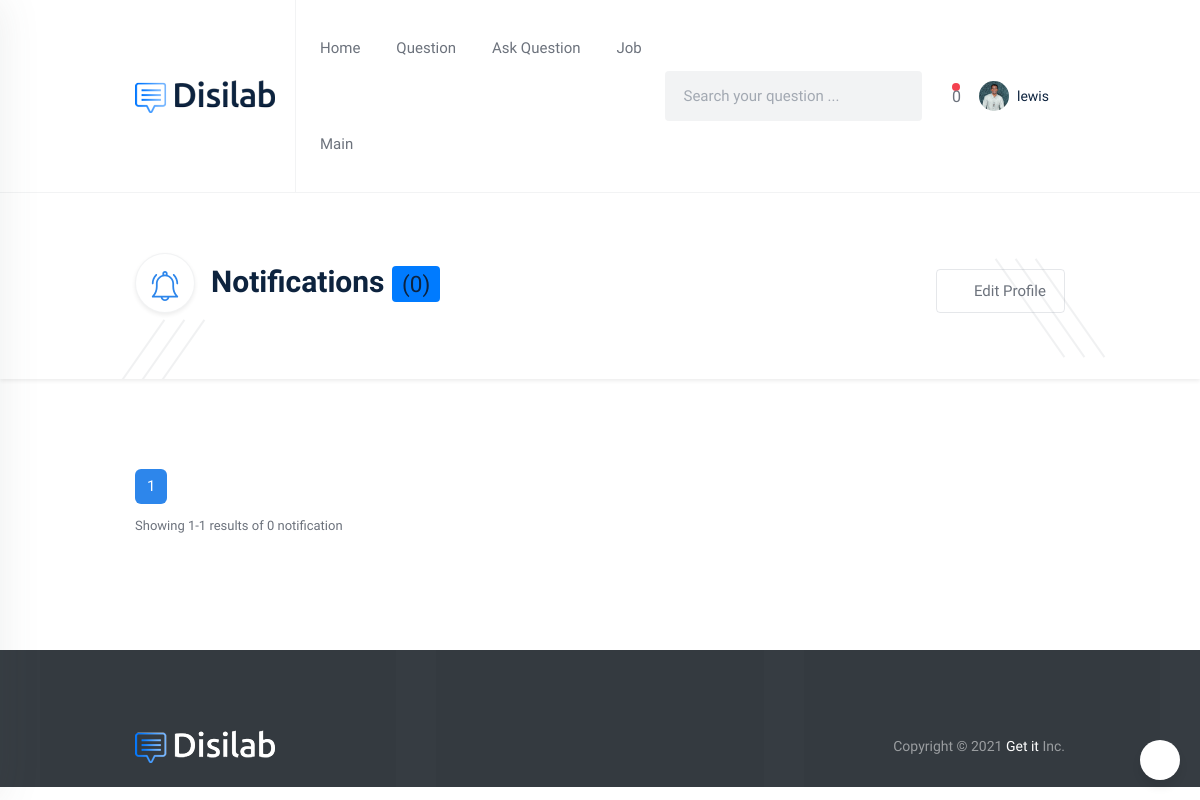
The app's page /notifications/ (signed in), older data.
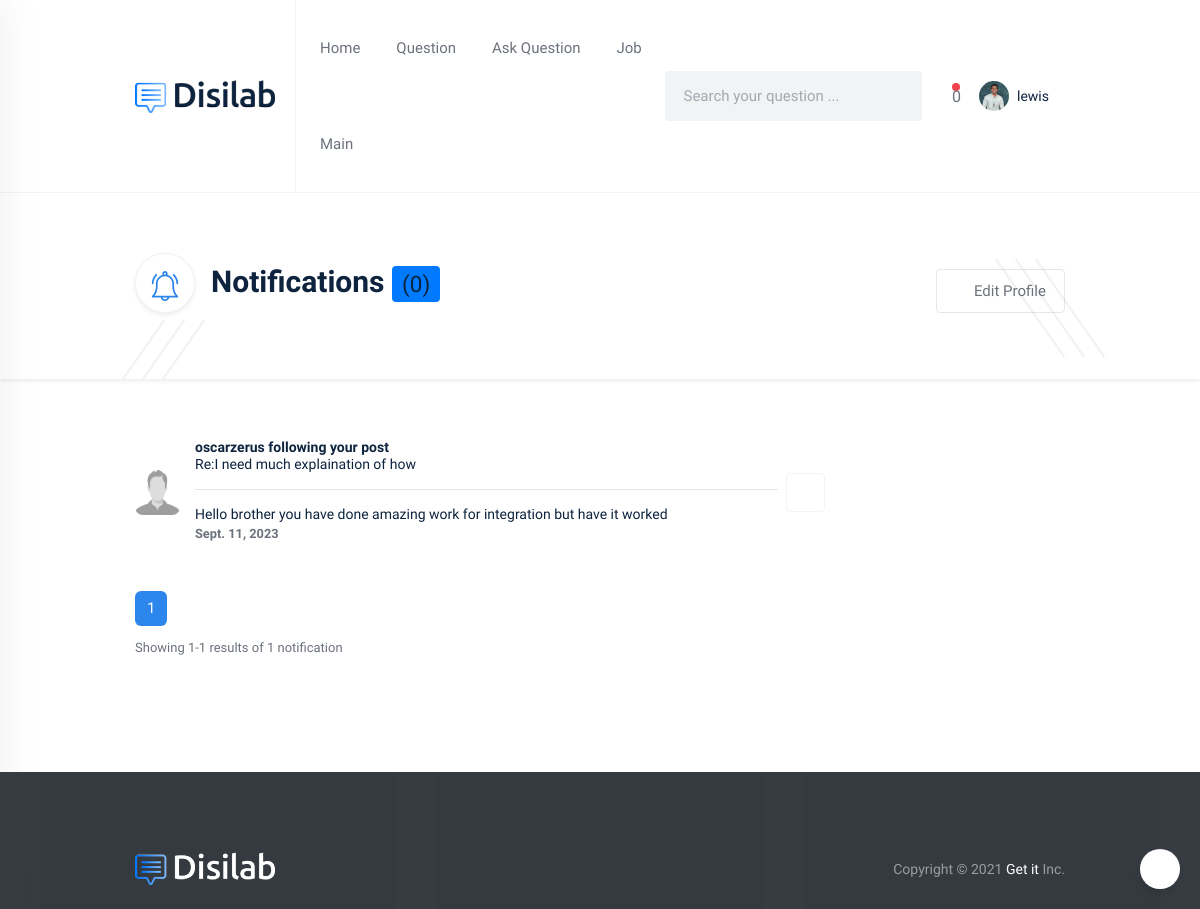
The same page, newer data.
### questions/models.py (models this page shows, shortened)
class ConnectWith(models.Model):
    user = models.ForeignKey(User, on_delete=models.CASCADE)
    name = models.CharField(max_length=250)
    email = models.EmailField(max_length=250)
    subject = models.CharField(max_length=250)
    body = models.TextField()
    readed_notification = models.BooleanField(default=False)
    published_date = models.DateField(auto_now_add=True)

### home_view/views.py (the view)
# urls.py: path('notifications/', views.notifications, name="notifications"),
@login_required(login_url='login')
def notifications(request):
    all_notification = ConnectWith.objects.filter(user=request.user).order_by('-id')
    paginator = Paginator(all_notification, 5)
    page_number = request.GET.get('page')
    try:
        posts = paginator.page(page_number)
    except PageNotAnInteger:
        posts = paginator.page(1)
    except EmptyPage:
        posts = paginator.page(paginator.num_pages)
    context = {
        'all_notification': posts
    }
    return render(request, 'notifications.html', context)

### home_view/templates/notifications.html (shortened to what this page needs)
{% extends 'base_white.html' %}
{% load static %}
{% block content %}
<section class="hero-area bg-white shadow-sm overflow-hidden pt-60px pb-50px">
    <span class="stroke-shape stroke-shape-1"></span>
    <span class="stroke-shape stroke-shape-2"></span>
    <span class="stroke-shape stroke-shape-3"></span>
    <span class="stroke-shape stroke-shape-4"></span>
    <span class="stroke-shape stroke-shape-5"></span>
    <span class="stroke-shape stroke-shape-6"></span>
    <div class="container">
        <div class="row">
            <div class="col-lg-8">
                <div class="hero-content d-flex align-items-center">
                    <div class="icon-element shadow-sm flex-shrink-0 mr-3 border border-gray">
                    </div>
                    <h2 class="section-title fs-30">Notifications  <span class="badge bg-primary totalunread">({{ notification_header_count }})</span></h2>
                </div>
            </div>
            <div class="col-lg-4">
                <div class="hero-btn-box text-right py-3">
                    <a href="{% url 'user_profile' %}" class="btn theme-btn theme-btn-outline theme-btn-outline-gray"><i class="la la-gear mr-1"></i> Edit Profile</a>
                </div>
            </div>
        </div>
    </div>
</section>
<section class="user-details-area pt-60px pb-60px">
    <div class="container">
        <div class="row">
            <div class="col-lg-9">
                <div class="notification-content-wrap notif-list">
                        {% for all_notification in all_notification %}
                            <div class="media media-card media--card shadow-none rounded-0 align-items-center bg-transparent notification-all">
                                <div class="media-img media-img-sm flex-shrink-0">
                                    <img src="{% static 'profile.png' %}" alt="avatar">
                                </div>
                                <div class="media-body p-0 border-left-0">
                                    <h3 class="fs-14 fw-regular"><b>{{ all_notification.name }} following your post</b></h3>
                                    <h5 class="fs-14 fw-regular">Re:{{ all_notification.subject }}</h5>
                                    <hr>
                                    <h6 class="fs-14 fw-regular">{{ all_notification.body }}</h6>
                                    <small class="meta d-block lh-24">
                                        <span><b>{{ all_notification.published_date }}</b></span>
                                    </small>
                                </div>
                                {% if not all_notification.readed_notification %}
                                <button data-index="{{ all_notification.id }}" data-notif="{{ all_notification.id }}" class="btn border border-gray fs-17 ml-2 markreadbtn" type="button" data-toggle="tooltip" data-placement="top" title="Mark as read"><i class="la la-eye"></i></button>
                               {% else %}
                                <button class="btn border border-gray fs-17 ml-2" type="button" data-toggle="tooltip" data-placement="top" title="Already Read"><i class="la la-glasses"></i></button>
                                {% endif %}
                            </div>
                            {% endfor %}
                </div>
                <div class="pager pt-30px mb-50px">
                    <nav aria-label="Page navigation example">
                        <ul class="pagination generic-pagination pr-1">
                                    <li class="page-item active"><a class="page-link" href="#">{{ all_notification.number }}</a></li>
                                </ul>
                    </nav>
                     <p class="fs-13 pt-2">Showing {{all_notification.number}}-{{ all_notification.paginator.num_pages }} results of {{ all_notification.paginator.count }} notification</p>
                </div>
            </div>
        </div>
    </div>
</section>
{% endblock %}

Row changes from the older to the newer data that the page shows:
added ConnectWith: name "oscarzerus", subject "I need much explaination of how", body "Hello brother you have done amazing work for integration but have it worked", published_date "Sept. 11, 2023", readed_notification True (drawn)
Text that changed along with them:
{{ all_notification.paginator.count }}: "0" → "1"
